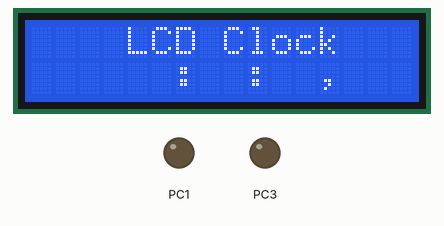
Bench run of a program on a simulated ATmega32, CodeVisionAVR source translated, built with avr-gcc and emulated at 1 MHz. Parts: 16×2 character LCD, output pins drawn as LEDs (lit = HIGH). Wiring (inferred from the signals the program sends): character LCD (HD44780): RS PC0; E PC2; data PC4, PC5, PC6, PC7. Pins used as bus, display or sensor lines are not drawn.

Above: at 0.28 s.
At 5.3 s:
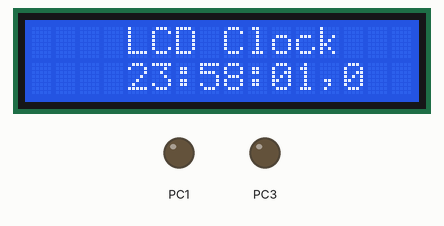
At 10.0 s:
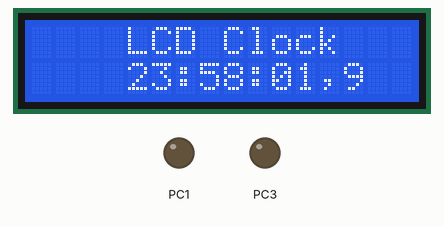
At 20.0 s:
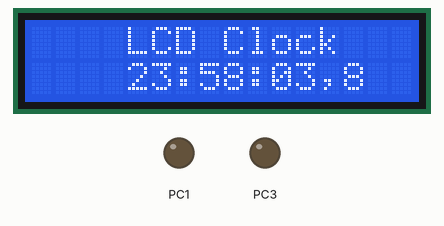
At 29.9 s:
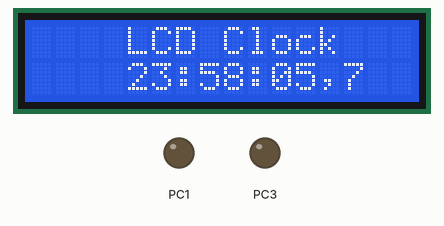
At 39.4 s:
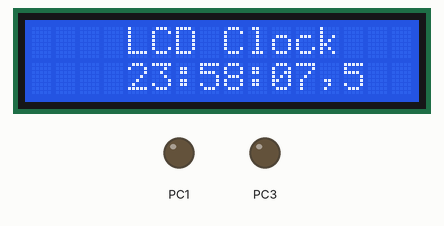

The program:

hw6.c
```c
// (licence header left out)
#include <mega32.h>
#include <stdio.h>

// Alphanumeric LCD functions
#include <alcd.h>

// Declare your global variables here
int clock[7] = {2, 3, 5, 8, 0, 0, 0};

void increase_clock()
{
    clock[6]++;
    if (clock[6] == 10)
    {
        clock[6] = 0;
        clock[5]++;
    }

    if (clock[5] == 10)
    {
        clock[5] = 0;
        clock[4]++;
    }

    if (clock[4] == 6)
    {
        clock[4] = 0;
        clock[3]++;
    }

    if (clock[3] == 10)
    {
        clock[3] = 0;
        clock[2]++;
    }

    if (clock[2] == 6)
    {
        clock[2] = 0;
        clock[1]++;
    }

    if (clock[0] == 2)
    {
        if (clock[1] == 4)
        {
            clock[1] = 0;
            clock[0] = 0;
        }
    }
    else
    {
        if (clock[1] == 10)
        {
            clock[1] = 0;
            clock[0]++;
        }
    }
}

void display_clock()
{
    char charValue;
    lcd_gotoxy(4,1);
    charValue = clock[0]+'0';
    lcd_putchar(charValue);
    charValue = clock[1]+'0';
    lcd_putchar(charValue);

    lcd_gotoxy(7,1);
    charValue = clock[2]+'0';
    lcd_putchar(charValue);
    charValue = clock[3]+'0';
    lcd_putchar(charValue);

    lcd_gotoxy(10,1);
    charValue = clock[4]+'0';
    lcd_putchar(charValue);
    charValue = clock[5]+'0';
    lcd_putchar(charValue);

    lcd_gotoxy(13,1);
    charValue = clock[6]+'0';
    lcd_putchar(charValue);
}

// Timer1 output compare A interrupt service routine
interrupt [TIM1_COMPA] void timer1_compa_isr(void)
{
    increase_clock();
    display_clock();
}

void main(void)
{
    DDRA=(0<<DDA7) | (0<<DDA6) | (0<<DDA5) | (0<<DDA4) | (0<<DDA3) | (0<<DDA2) | (0<<DDA1) | (0<<DDA0);
    // State: Bit7=T Bit6=T Bit5=T Bit4=T Bit3=T Bit2=T Bit1=T Bit0=T
    PORTA=(0<<PORTA7) | (0<<PORTA6) | (0<<PORTA5) | (0<<PORTA4) | (0<<PORTA3) | (0<<PORTA2) | (0<<PORTA1) | (0<<PORTA0);

    // Port B initialization
    // Function: Bit7=In Bit6=In Bit5=In Bit4=In Bit3=In Bit2=In Bit1=In Bit0=In
    DDRB=(0<<DDB7) | (0<<DDB6) | (0<<DDB5) | (0<<DDB4) | (0<<DDB3) | (0<<DDB2) | (0<<DDB1) | (0<<DDB0);
    // State: Bit7=T Bit6=T Bit5=T Bit4=T Bit3=T Bit2=T Bit1=T Bit0=T
    PORTB=(0<<PORTB7) | (0<<PORTB6) | (0<<PORTB5) | (0<<PORTB4) | (0<<PORTB3) | (0<<PORTB2) | (0<<PORTB1) | (0<<PORTB0);

    // Port C initialization
    // Function: Bit7=Out Bit6=Out Bit5=Out Bit4=Out Bit3=Out Bit2=Out Bit1=Out Bit0=Out
    DDRC=(1<<DDC7) | (1<<DDC6) | (1<<DDC5) | (1<<DDC4) | (1<<DDC3) | (1<<DDC2) | (1<<DDC1) | (1<<DDC0);
    // State: Bit7=0 Bit6=0 Bit5=0 Bit4=0 Bit3=0 Bit2=0 Bit1=0 Bit0=0
    PORTC=(0<<PORTC7) | (0<<PORTC6) | (0<<PORTC5) | (0<<PORTC4) | (0<<PORTC3) | (0<<PORTC2) | (0<<PORTC1) | (0<<PORTC0);

    // Port D initialization
    // Function: Bit7=In Bit6=In Bit5=In Bit4=In Bit3=In Bit2=In Bit1=In Bit0=In
    DDRD=(0<<DDD7) | (0<<DDD6) | (0<<DDD5) | (0<<DDD4) | (0<<DDD3) | (0<<DDD2) | (0<<DDD1) | (0<<DDD0);
    // State: Bit7=T Bit6=T Bit5=T Bit4=T Bit3=T Bit2=T Bit1=T Bit0=T
    PORTD=(0<<PORTD7) | (0<<PORTD6) | (0<<PORTD5) | (0<<PORTD4) | (0<<PORTD3) | (0<<PORTD2) | (0<<PORTD1) | (0<<PORTD0);

    TCCR1A=0x00;
    TCCR1B=0x0B;
    TCNT1H=0x00;
    TCNT1L=0x00;
    ICR1H=0x00;
    ICR1L=0x00;
    OCR1AH=0x20;
    OCR1AL=0x00;
    OCR1BH=0x00;
    OCR1BL=0x00;

// Timer(s)/Counter(s) Interrupt(s) initialization
TIMSK=0b00010010;

// Global enable interrupts
#asm("sei")

lcd_init(16);
lcd_gotoxy(4,0);
lcd_puts("LCD Clock");
lcd_gotoxy(6,1);
lcd_putchar(':');
lcd_gotoxy(9,1);
lcd_putchar(':');
lcd_gotoxy(12,1);
lcd_putchar(',');


while (1)
    {

    }
}
```

Measured:
- what the display in image 1 shows lasts 0.6 s, from 5.2 s to 5.8 s
